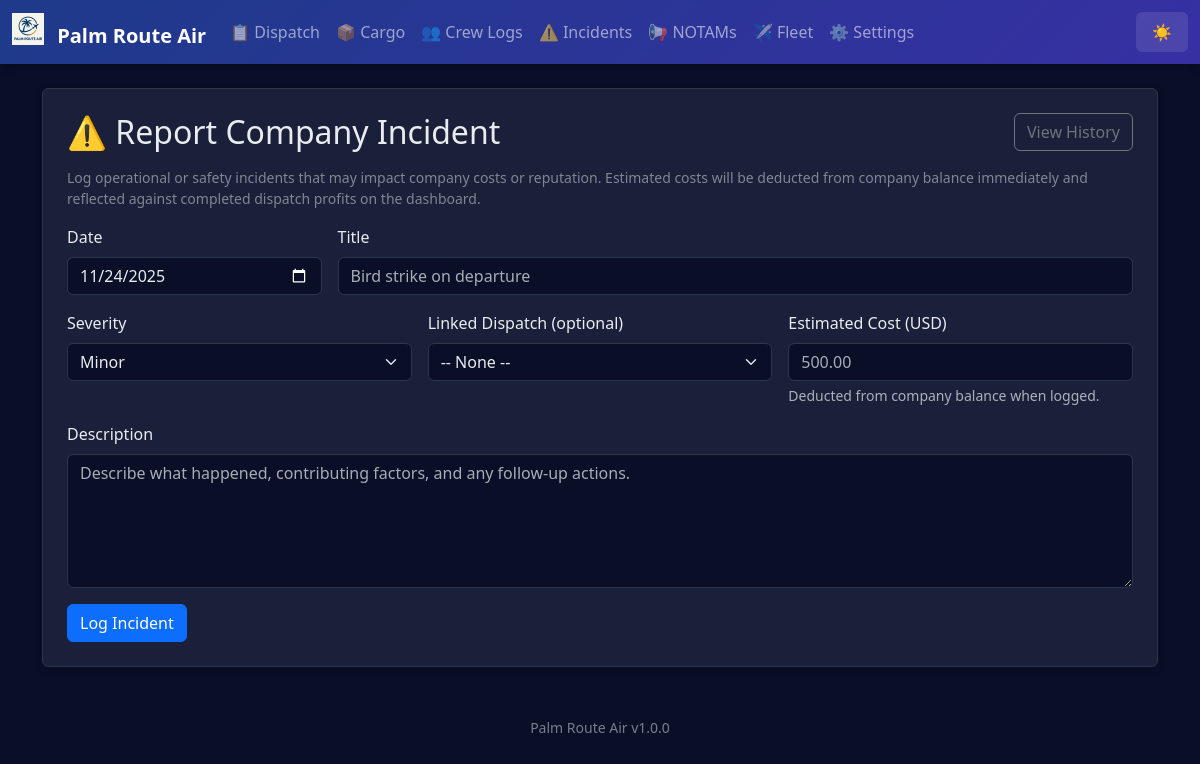
The page /incident on the database its author committed.
### app.py (models this page shows)
class AppSettings(db.Model):
    id = db.Column(db.Integer, primary_key=True)
    company_name = db.Column(db.String(100), default='Palm Route Air')
    logo_filename = db.Column(db.String(120))  # stored in static/logos/
    difficulty = db.Column(db.String(20), default='Normal')  # Easy, Normal, Hard, Realistic
    realism_fuel_variance = db.Column(db.Float, default=0.05)  # ±5% revenue jitter
    realism_destination_penalty = db.Column(db.Float, default=0.25)  # 25% penalty for missed destination
    currency_symbol = db.Column(db.String(5), default='$')
    distance_unit = db.Column(db.String(10), default='NM')  # NM or KM
    weight_unit = db.Column(db.String(10), default='lbs')  # lbs or kg
    show_workflow_help = db.Column(db.Integer, default=1)  # 1 = show, 0 = hide

### app.py (the view, shortened to what this page needs)
@app.route('/incident', methods=['GET', 'POST'])
def incident():
    defaults = {
        'date': datetime.date.today().isoformat(),
        'title': '',
        'description': '',
        'severity': 'Minor',
        'dispatch_release_id': request.args.get('dispatch_release_id', ''),
        'estimated_cost': ''
    }
    dispatch_options = DispatchRelease.query.order_by(DispatchRelease.id.desc()).all()
    return render_template('incident_form.html', defaults=defaults, dispatch_options=dispatch_options)

### app.py (called while the page is built)
@app.context_processor
def inject_settings():
    try:
        settings = AppSettings.query.first()
        if not settings:
            settings = AppSettings(company_name='Palm Route Air')
    except:
        settings = None
    return dict(app_settings=settings, app_version=APP_VERSION)

### templates/incident_form.html (shortened to what this page needs)
{% extends 'base.html' %}
{% block content %}
<div class="p-4 bg-white rounded shadow-sm">
  <div class="d-flex justify-content-between align-items-center mb-3">
    <h2 class="mb-0">⚠️ Report Company Incident</h2>
    <a href="{{ url_for('incident_history') }}" class="btn btn-outline-secondary">View History</a>
  </div>
  <p class="text-muted small mb-3">Log operational or safety incidents that may impact company costs or reputation. Estimated costs will be deducted from company balance immediately and reflected against completed dispatch profits on the dashboard.</p>
  <form method="post" class="row g-3">
    <div class="col-md-3">
      <label class="form-label">Date</label>
      <input type="date" name="date" class="form-control" value="{{ defaults.date }}">
    </div>
    <div class="col-md-9">
      <label class="form-label">Title</label>
      <input type="text" name="title" class="form-control" placeholder="Bird strike on departure" value="{{ defaults.title }}">
    </div>
    <div class="col-md-4">
      <label class="form-label">Severity</label>
      <select name="severity" class="form-select">
        <option value="Minor" {% if defaults.severity=='Minor' %}selected{% endif %}>Minor</option>
      </select>
    </div>
    <div class="col-md-4">
      <label class="form-label">Linked Dispatch (optional)</label>
      <select name="dispatch_release_id" class="form-select">
        <option value="">-- None --</option>
      </select>
    </div>
    <div class="col-md-4">
      <label class="form-label">Estimated Cost (USD)</label>
      <input type="number" step="0.01" min="0" name="estimated_cost" class="form-control" value="{{ defaults.estimated_cost }}" placeholder="500.00">
      <div class="form-text">Deducted from company balance when logged.</div>
    </div>
    <div class="col-12">
      <label class="form-label">Description</label>
      <textarea name="description" rows="5" class="form-control" placeholder="Describe what happened, contributing factors, and any follow-up actions.">{{ defaults.description }}</textarea>
    </div>
    <div class="col-12 mt-3">
      <button type="submit" class="btn btn-primary">Log Incident</button>
    </div>
  </form>
</div>
{% endblock %}

### templates/base.html (shortened to what this page needs)
<!doctype html>
<html lang="en" data-bs-theme="dark">
  <head>
    <link href="https://cdn.jsdelivr.net/npm/bootstrap@5.3.3/dist/css/bootstrap.min.css" rel="stylesheet">
  </head>
  <body>
    <nav class="navbar navbar-expand-lg navbar-dark mb-4">
      <div class="container-fluid">
        <a class="navbar-brand fw-bold" href="{{ url_for('index') }}">
          {% if app_settings and app_settings.logo_filename %}
            <img src="{{ url_for('static', filename='logos/' + app_settings.logo_filename) }}" height="32" class="me-2" style="vertical-align: -0.125em;" alt="Logo">
          {% endif %}
          {{ app_settings.company_name if app_settings else 'Palm Route Air' }}
        </a>
        <div class="collapse navbar-collapse" id="navbarNav">
          <ul class="navbar-nav me-auto">
            <li class="nav-item"><a class="nav-link" href="{{ url_for('dispatch_history') }}">📋 Dispatch</a></li>
            <li class="nav-item"><a class="nav-link" href="{{ url_for('cargo_history') }}">📦 Cargo</a></li>
            <li class="nav-item"><a class="nav-link" href="{{ url_for('crew_history') }}">👥 Crew Logs</a></li>
            <li class="nav-item"><a class="nav-link" href="{{ url_for('incident_history') }}">⚠️ Incidents</a></li>
            <li class="nav-item"><a class="nav-link" href="{{ url_for('notams_history') }}">📢 NOTAMs</a></li>
            <li class="nav-item"><a class="nav-link" href="{{ url_for('fleet_history') }}">✈️ Fleet</a></li>
            <li class="nav-item"><a class="nav-link" href="{{ url_for('settings') }}">⚙️ Settings</a></li>
          </ul>
          <button class="theme-toggle text-white" onclick="toggleTheme()" title="Toggle theme">
            <span id="theme-icon">🌙</span>
          </button>
        </div>
      </div>
    </nav>
    <main class="container mb-5">
      {% block content %}{% endblock %}
    </main>
    <footer class="container text-center pb-3">
      <small class="text-muted">{{ app_settings.company_name if app_settings else 'Palm Route Air' }} {{ app_version }}</small>
    </footer>
  </body>
</html>

### templates/base.html (style rules this page uses)
:root { --pra-primary: #0d6efd; --pra-secondary: #6c757d; --pra-success: #198754; --pra-danger: #dc3545; --pra-warning: #ffc107; --pra-info: #0dcaf0; --pra-thead-bg-light: #e9ecef; --pra-thead-color-light: #212529; --pra-thead-bg-dark: #1f2542; --pra-thead-color-dark: #f8f9fa; }
[data-bs-theme="dark"] { --bs-body-bg: #0a0e27; --bs-body-color: #e9ecef; --bs-card-bg: #1a1f3a; --bs-border-color: #2d3548; --bs-emphasis-color: #ffffff; }
body { background: var(--bs-body-bg); color: var(--bs-body-color); transition: background-color 0.3s ease, color 0.3s ease; }
.bg-white, .bg-light { background-color: var(--bs-card-bg) !important; border-color: var(--bs-border-color); }
.navbar { background: linear-gradient(135deg, #1e3a8a 0%, #3730a3 100%) !important; box-shadow: 0 2px 8px rgba(0,0,0,0.3); }
.card, .shadow-sm, .rounded.shadow-sm { background-color: var(--bs-card-bg); border: 1px solid var(--bs-border-color); box-shadow: 0 2px 8px rgba(0,0,0,0.2) !important; }
.btn-outline-secondary, .btn-outline-primary, .btn-outline-warning, .btn-outline-info, .btn-outline-danger { border-width: 1.5px; }
.form-control, .form-select { background-color: var(--bs-body-bg); border-color: var(--bs-border-color); color: var(--bs-body-color); }
.theme-toggle { cursor: pointer; padding: 0.5rem 1rem; border: none; background: rgba(255,255,255,0.1); border-radius: 0.375rem; transition: background 0.2s; }
.text-muted { opacity: 0.7; }

### rows shown on the page
AppSettings: logo_filename (picture), company_name "Palm Route Air"

### other values the page prints
{{ app_version }} "v1.0.0"
